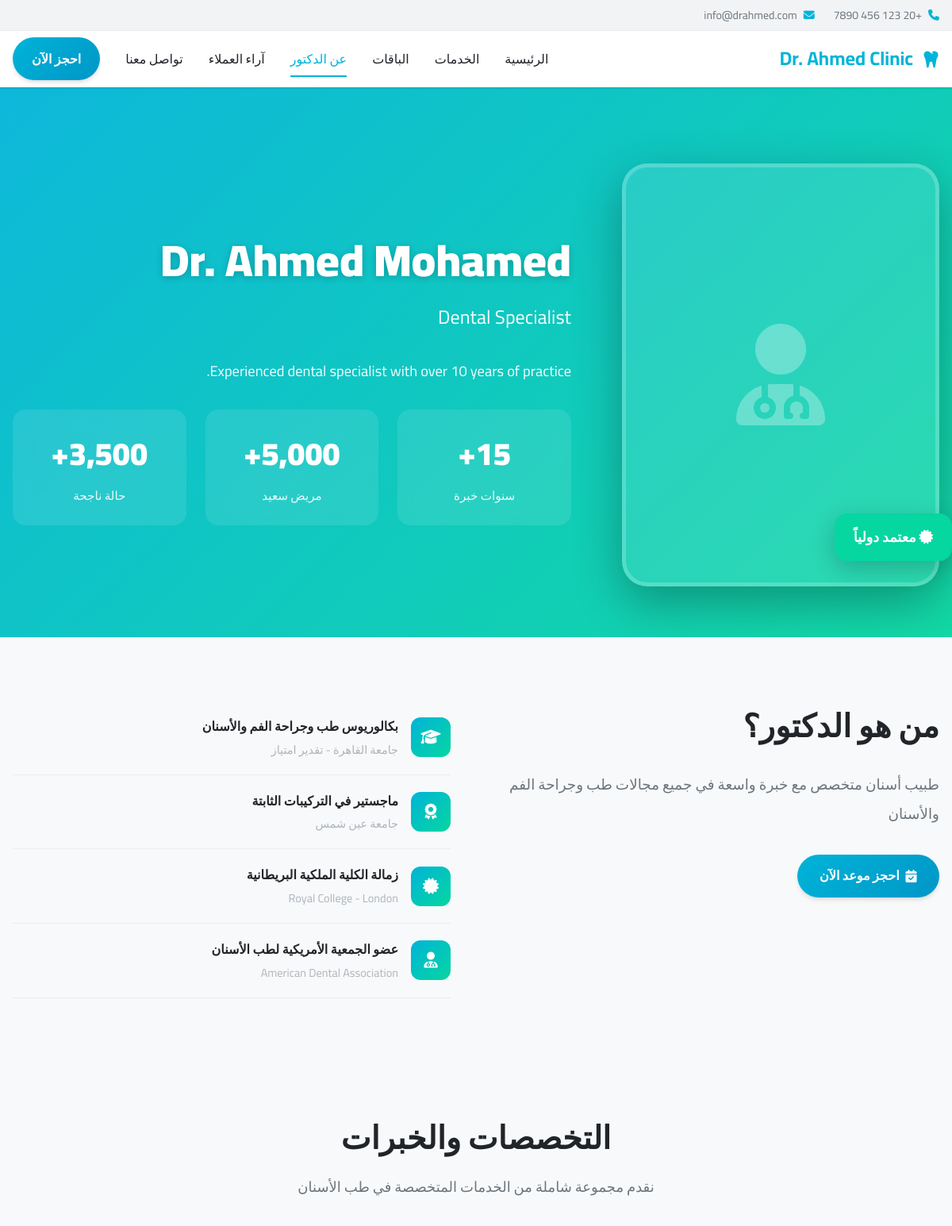
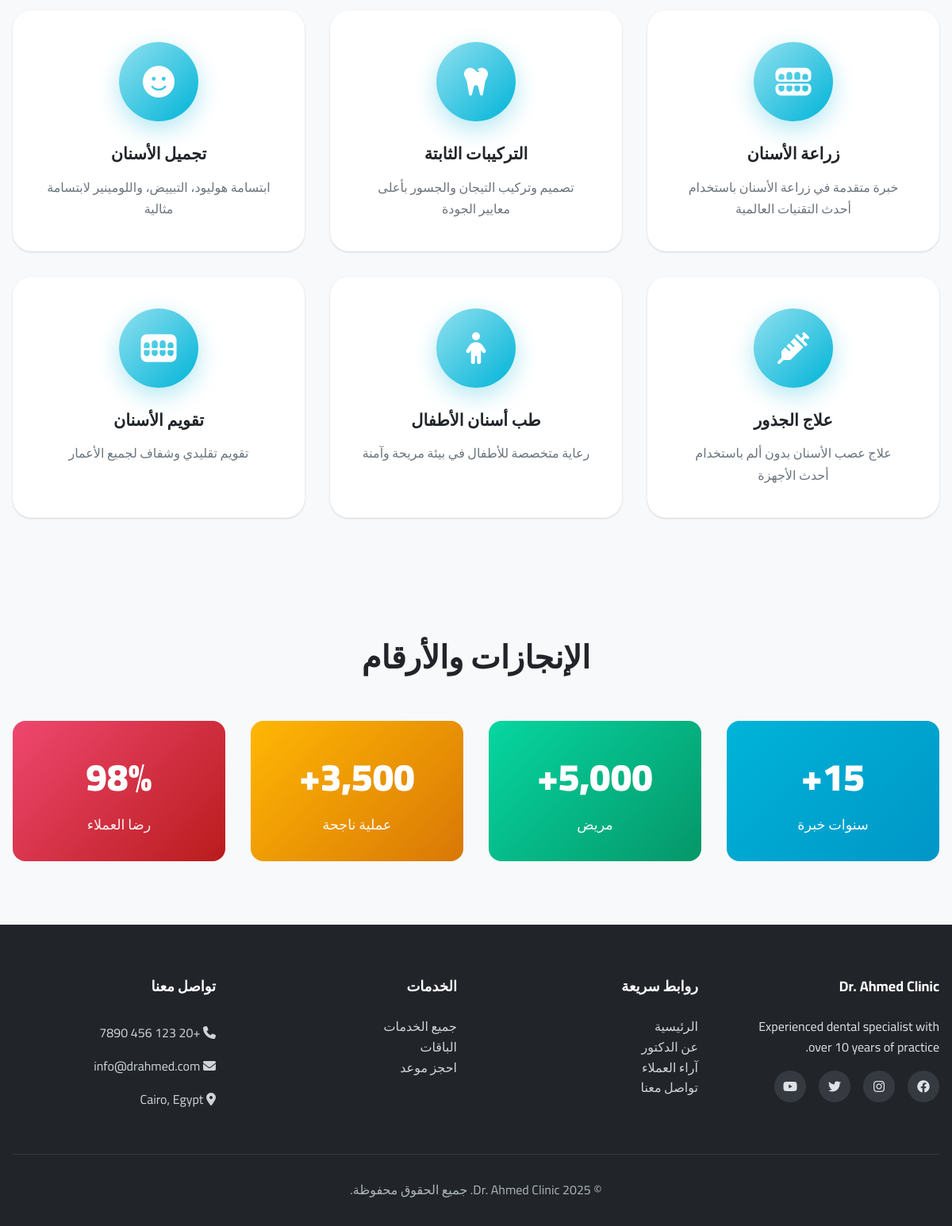
/doctor.php, run on the app's committed database (2 pictures, top to bottom).
### tables this page shows
CREATE TABLE IF NOT EXISTS `settings` (
    `id` INT PRIMARY KEY AUTO_INCREMENT,
    `setting_key` VARCHAR(100) NOT NULL UNIQUE,
    `setting_value` TEXT,
    `setting_type` VARCHAR(50) DEFAULT 'text',
    `created_at` TIMESTAMP DEFAULT CURRENT_TIMESTAMP,
    `updated_at` TIMESTAMP DEFAULT CURRENT_TIMESTAMP ON UPDATE CURRENT_TIMESTAMP
);

### doctor.php (the view, shortened to what the rows shown need)
<!DOCTYPE html>
<html lang="ar" dir="rtl">
<head>
    <title><?php
    require_once 'includes/config.php';
    $site_name = getSetting('site_name', 'عيادة الدكتور');
    ?></title>
    <link rel="stylesheet" href="https://cdnjs.cloudflare.com/ajax/libs/font-awesome/6.4.0/css/all.min.css">
    <link rel="stylesheet" href="<?php echo ASSETS_URL; ?>/css/main.css">
</head>
<body>
    <?php
    $doctor_name = getSetting('doctor_name', 'د. أحمد محمد');
    $doctor_title = getSetting('doctor_title', 'استشاري طب وجراحة الفم والأسنان');
    $doctor_bio = getSetting('doctor_bio', 'خبرة تمتد لأكثر من 15 عاماً في مجال طب الأسنان');
    $doctor_years = getSetting('doctor_years_experience', '15');
    $doctor_patients = getSetting('doctor_total_patients', '5000');
    $doctor_cases = getSetting('doctor_success_cases', '3500');
    ?>
    <header class="header">
        <div class="header-top">
            <div class="container">
                <div class="header-top-content">
                    <div class="header-contact">
                        <div class="header-contact-item">
                            <i class="fas fa-phone"></i>
                            <span><?php echo htmlspecialchars(getSetting('site_phone')); ?></span>
                        </div>
                        <div class="header-contact-item">
                            <i class="fas fa-envelope"></i>
                            <span><?php echo htmlspecialchars(getSetting('site_email')); ?></span>
                        </div>
                    </div>
                </div>
            </div>
        </div>
        <div class="header-main">
            <div class="container">
                <nav class="nav-container">
                    <div class="logo">
                        <?php
                        $site_logo = getSetting('site_logo');
                        if ($site_logo): ?>
                            <img src="<?php echo UPLOAD_URL . htmlspecialchars($site_logo); ?>" alt="<?php echo htmlspecialchars($site_name); ?>">
                        <?php else: ?>
                            <i class="fas fa-tooth"></i>
                        <?php endif; ?>
                        <span><?php echo htmlspecialchars($site_name); ?></span>
                    </div>
                </nav>
            </div>
        </div>
    </header>
    <section class="doctor-hero">
        <div class="container">
            <div class="doctor-hero-content">
                <div class="doctor-info">
                    <h1><?php echo htmlspecialchars($doctor_name); ?></h1>
                    <p class="doctor-title"><?php echo htmlspecialchars($doctor_title); ?></p>
                    <p style="font-size: 1.15rem; line-height: 1.8; opacity: 0.95;">
                        <?php echo nl2br(htmlspecialchars($doctor_bio)); ?>
                    </p>
                    <div class="doctor-highlights">
                        <div class="highlight-item">
                            <span class="highlight-number"><?php echo $doctor_years; ?>+</span>
                            <span class="highlight-label">سنوات خبرة</span>
                        </div>
                        <div class="highlight-item">
                            <span class="highlight-number"><?php echo number_format($doctor_patients); ?>+</span>
                            <span class="highlight-label">مريض سعيد</span>
                        </div>
                        <div class="highlight-item">
                            <span class="highlight-number"><?php echo number_format($doctor_cases); ?>+</span>
                            <span class="highlight-label">حالة ناجحة</span>
                        </div>
                    </div>
                </div>
            </div>
        </div>
    </section>
    <section class="about-section">
        <div class="container">
            <div class="section-grid">
                <div class="about-content">
                    <h2>من هو الدكتور؟</h2>
                    <div class="about-text">
                        <?php echo getSetting('doctor_about_full', 'طبيب أسنان متخصص مع خبرة واسعة في جميع مجالات طب وجراحة الفم والأسنان. حاصل على شهادات دولية ومعتمد من أفضل الجامعات العالمية. يؤمن بأن الابتسامة الجميلة هي مفتاح الثقة بالنفس.'); ?>
                    </div>
                    <a href="index.php#booking" class="btn btn-primary">
                        <i class="fas fa-calendar-check"></i>
                        احجز موعد الآن
                    </a>
                </div>
            </div>
        </div>
    </section>
    <section class="specializations">
        <div class="container">
            <div class="section-header">
                <h2 class="section-title">التخصصات والخبرات</h2>
            </div>
        </div>
    </section>
    <section class="achievements">
        <div class="container">
            <div class="section-header">
                <h2 class="section-title">الإنجازات والأرقام</h2>
            </div>
            <div class="achievement-grid">
                <div class="achievement-card">
                    <span class="achievement-number"><?php echo $doctor_years; ?>+</span>
                    <span class="achievement-label">سنوات خبرة</span>
                </div>
                <div class="achievement-card" style="background: linear-gradient(135deg, var(--accent-color), #059669);">
                    <span class="achievement-number"><?php echo number_format($doctor_patients); ?>+</span>
                    <span class="achievement-label">مريض</span>
                </div>
                <div class="achievement-card" style="background: linear-gradient(135deg, var(--warning), #d97706);">
                    <span class="achievement-number"><?php echo number_format($doctor_cases); ?>+</span>
                    <span class="achievement-label">عملية ناجحة</span>
                </div>
            </div>
        </div>
    </section>
    <footer class="footer">
        <div class="container">
            <div class="footer-grid">
                <div class="footer-section">
                    <h3><?php echo htmlspecialchars($site_name); ?></h3>
                    <p><?php echo htmlspecialchars(getSetting('doctor_bio')); ?></p>
                    <div class="social-links">
                        <a href="#" class="social-link"><i class="fab fa-facebook"></i></a>
                        <a href="#" class="social-link"><i class="fab fa-instagram"></i></a>
                        <a href="#" class="social-link"><i class="fab fa-twitter"></i></a>
                        <a href="#" class="social-link"><i class="fab fa-youtube"></i></a>
                    </div>
                </div>
                <div class="footer-section">
                    <ul class="footer-links">
                        <li class="footer-link">
                            <i class="fas fa-phone"></i>
                            <?php echo htmlspecialchars(getSetting('site_phone')); ?>
                        </li>
                        <li class="footer-link">
                            <i class="fas fa-envelope"></i>
                            <?php echo htmlspecialchars(getSetting('site_email')); ?>
                        </li>
                        <li class="footer-link">
                            <i class="fas fa-map-marker-alt"></i>
                            <?php echo htmlspecialchars(getSetting('site_address')); ?>
                        </li>
                    </ul>
                </div>
            </div>
            <div class="footer-bottom">
                <p>&copy; <?php echo date('Y'); ?> <?php echo htmlspecialchars($site_name); ?>. جميع الحقوق محفوظة.</p>
            </div>
        </div>
    </footer>
</body>
</html>

### data on the page
settings: setting_value "+20 123 456 7890"
settings: setting_value "info@drahmed.com"
settings: setting_value "Dr. Ahmed Clinic"
settings: setting_value "Dr. Ahmed Mohamed"
settings: setting_value "Dental Specialist"
settings: setting_value "Experienced dental specialist with over 10 years of practice."
settings: setting_value "15"
settings: setting_value "5,000"
settings: setting_value "3,500"
settings: setting_value "طبيب أسنان متخصص مع خبرة واسعة في جميع مجالات طب وجراحة الفم والأسنان"
settings: setting_value "Cairo, Egypt"
